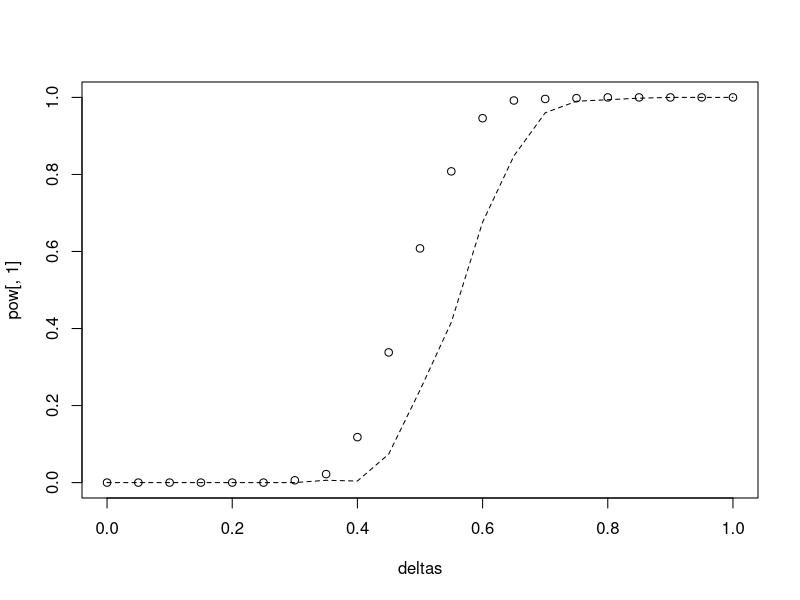
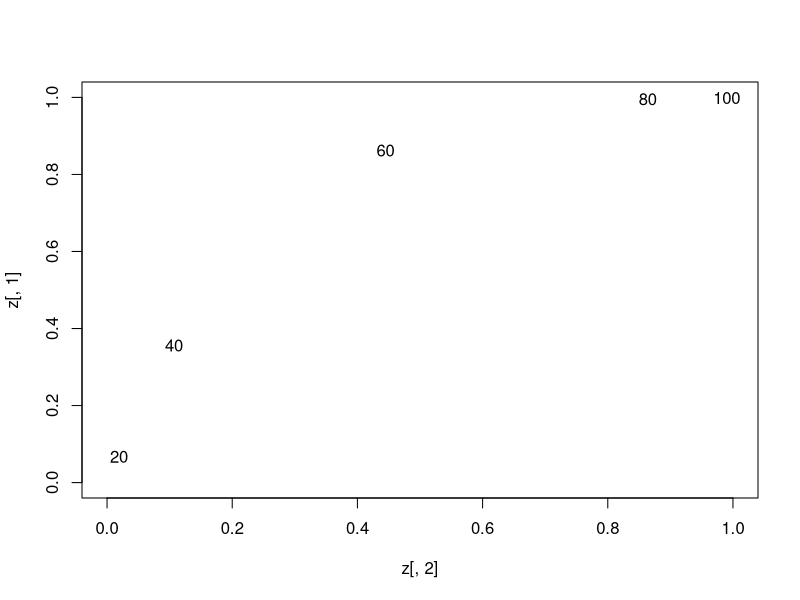

Recreate these plots in R, in order.
f<-function(delta,N=25) {
    r<- 0.5
    library(MASS)
    xx<-mvrnorm(N,mu=rep(0,2),Sigma=matrix(c(1,r,r,1),2,2))
    gr<-c(rep(0,N),rep(1,N))
    df<-data.frame(gr=gr,pre=xx[,1],post=xx[,2])
    df$post<-df$post+delta*df$gr
    m<-lm(post~pre+gr,df)
    m0<-lm(post~gr,df)
    p<-summary(m)$coef[3,4]
    p0<-summary(m0)$coef[2,4]
    c(p,p0)
}

deltas<-seq(0,1,by=.05)
pow<-list()
for (delta in deltas) {
    dd<-rep(delta,500)
    library(parallel)
    p<-mclapply(dd,f,mc.cores=10)
    p<-do.call("rbind",p)
    p<- p<.05
    pow[[as.character(delta)]]<-colMeans(p)
}
pow<-do.call("rbind",pow)

plot(deltas,pow[,1])
lines(deltas,pow[,2],lty=2)


##
out<-list()
for (N in 1:5) {
    pow<-list()
    for (i in 1:1000) pow[[i]]<-f(delta=.5,N=10*N)
    p<-pow<-do.call("rbind",pow)
    out[[paste(2*10*N)]]<-colMeans(p<.05)
}
z<-do.call("rbind",out)

plot(z[,2],z[,1],pch=NA,xlim=0:1,ylim=0:1)
text(z[,2],z[,1],rownames(z))
